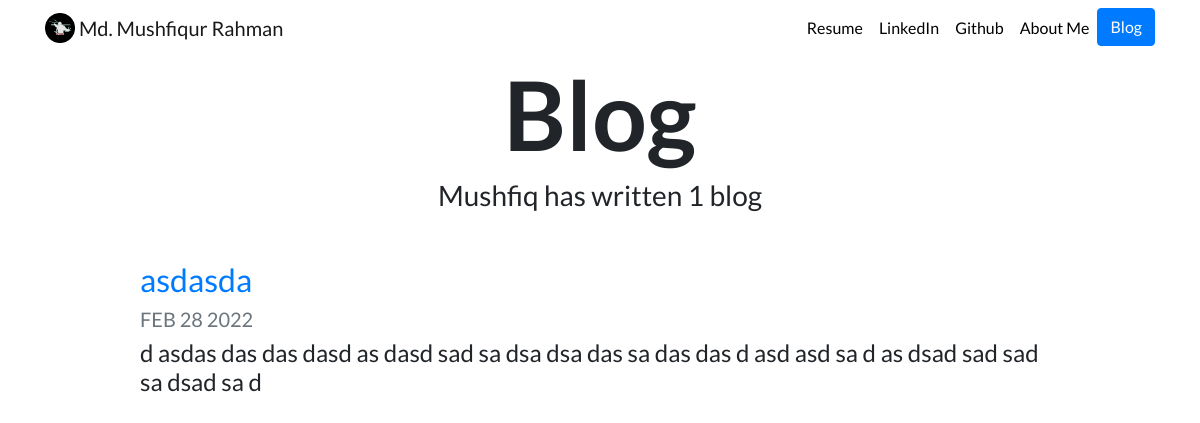
/blog/, run on an earlier commit of the app's database.
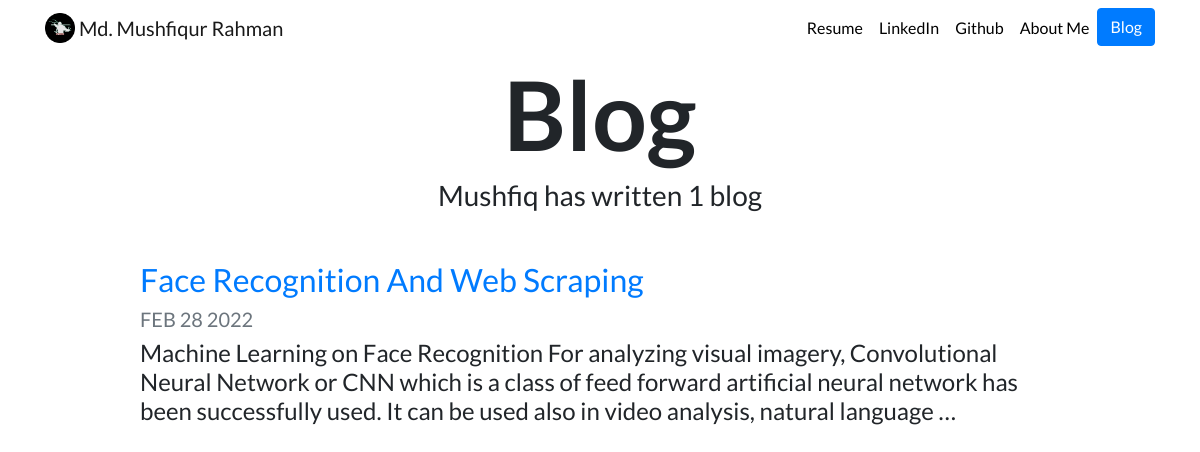
And on a later commit of the database.
### blog/models.py (models this page shows, shortened)
class Blog(models.Model):
    title = models.CharField(max_length=200)
    description = models.TextField()
    date = models.DateField()

### blog/views.py (the view)
# urls.py: path('', views.all_blogs, name='all_blogs'),
def all_blogs(request):
    blogs = Blog.objects.all()
    return render(request, 'blog/all_blogs.html', {'blogs': blogs})

### blog/templates/blog/all_blogs.html
{% extends "portfolio/base.html" %}
{% load static %}
{% block content %}
<h1 id="blogtitle" class="font-weight-bold text-center">Blog</h1>
<h3 class="text-center mb-5">Mushfiq has written {{ blogs.count }} blog{{ blogs.count|pluralize }}</h3>
{% for blog in blogs %}
<div class="row justify-content-center my-3">
  <div class="col-md-10">
    <a href="{% url 'blog:detail' blog.id %}">
      <h2>{{ blog.title }}</h2>
    </a>
    <h5 class="text-muted">{{ blog.date|date:'M d Y'|upper }}</h5>
    <h4>{{ blog.description|striptags|truncatechars:250 }}</h4>
  </div>
</div>
{% endfor %}
{% endblock %}

What changed in the data, as far as the page shows it:
removed Blog: title "asdasda", date "FEB 28 2022", description "d asdas das das dasd as dasd sad sa dsa dsa das sa das das d asd asd sa d as dsad sad sad sa dsad sa d"
added Blog: title "Face Recognition And Web Scraping", date "FEB 28 2022", description "Machine Learning on Face Recognition For analyzing visual imagery, Convolutional Neural Network or CNN which is a class of feed forward artificial neural network has been successfully used. It can be used also in video analysis, natural language …"
